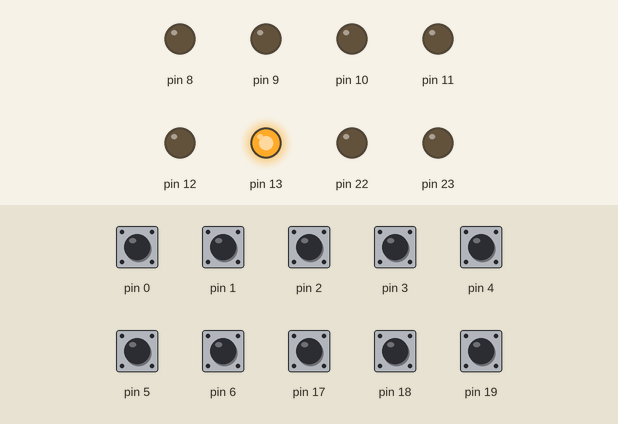
This program was run on a simulated Arduino Uno, built with avr-gcc and run on an emulated ATmega328P. Shown: output pins drawn as LEDs (lit = HIGH). The inputs (shaded band) are chosen by the test bench; at power-on: pin 0–6, pin 17–19 HIGH.

Above: at 0.8 s.
0.9 s: pin 0 pulled LOW for 0.15 s
At 2.1 s:
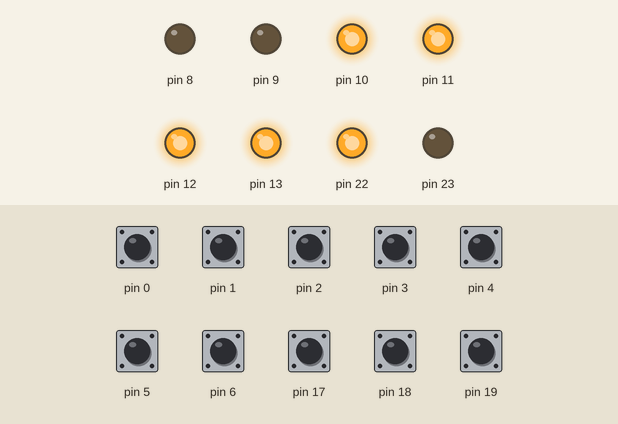
2.5 s: pin 1 pulled LOW for 0.15 s
At 3.3 s:
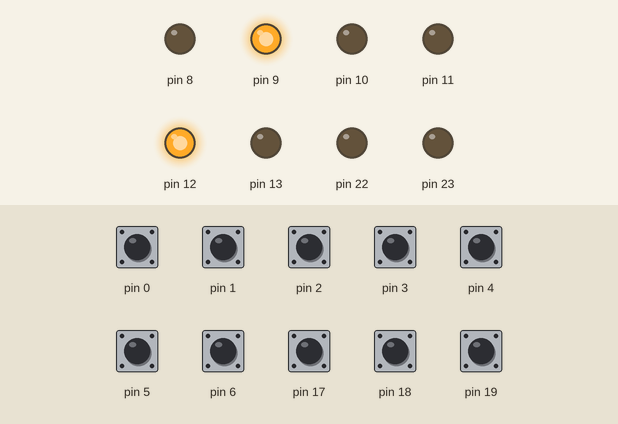
4.1 s: pin 2 pulled LOW for 0.15 s
At 4.6 s:
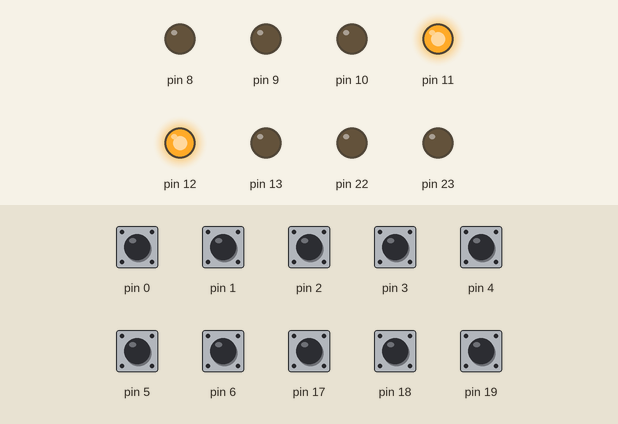
5.7 s: pin 3 pulled LOW for 0.15 s
At 6.9 s:
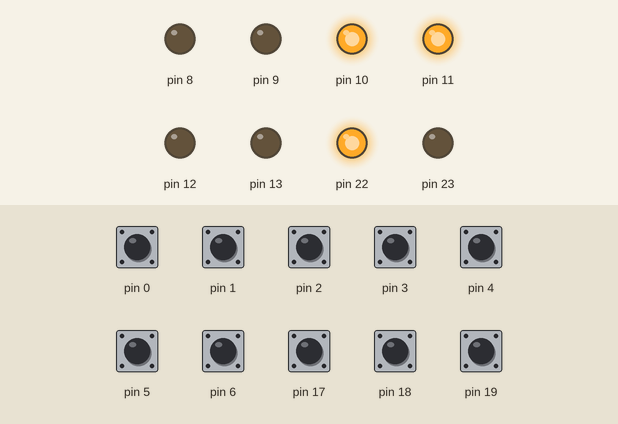
7.3 s: pin 4 pulled LOW for 0.15 s
At 8.2 s:
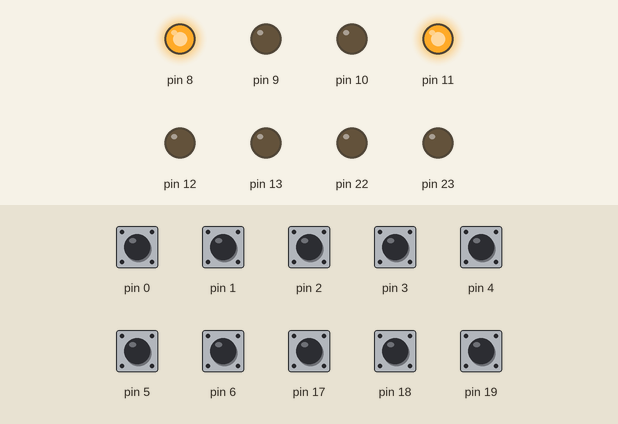
8.9 s: pin 5 pulled LOW for 0.15 s
At 9.4 s:
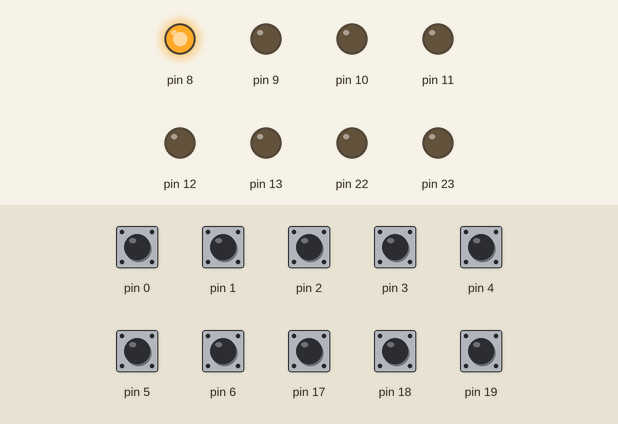
Timing chart, 0 to 11.5 s (numbered marks = the images above; inputs shaded):
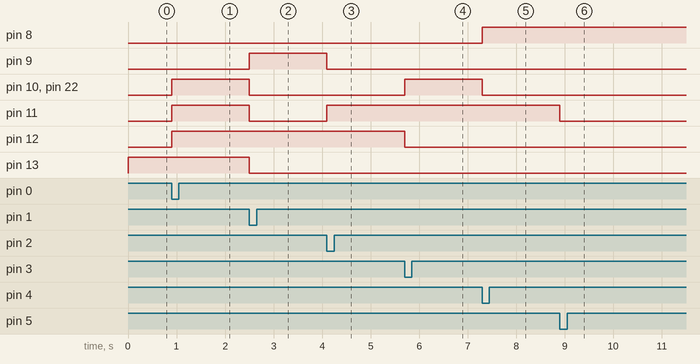

The program:

main.c
```c
#define F_CPU 8000000UL
#include <avr/io.h>
#include <util/delay.h>
int main(void)
{
	DDRD=0x0;
	PORTD=0xFF;
	DDRC=0x0;
	PORTC=0xFF;
	DDRB=0xFF;
	PORTB=0b00100000;
	while (1){
		if(~PIND & 0b00000001)
		{
			PORTB=0b01111100;
		}
		if(~PIND&0b00000010)
		{
			PORTB=0b00010010;
		}
		if(~PIND&0b00000100)
		{
			PORTB=0b00011000;
		}
		if(~PIND&0b00001000)
		{
			PORTB=0b01001100;
		}
		if(~PIND&0b00010000)
		{
			PORTB=0b00001001;
		}
		if(~PIND&0b00100000)
		{
			PORTB=0b00000001;
		}
		if(~PIND&0b01000000)
		{
			PORTB=0b00111100;
		}
		if(~PINC&0b00001000)
		{
			PORTB=0b00000000;
		}
		if(~PINC&0b00010000)
		{
			PORTB=0b00001000;
		}
		if(~PINC&0b00100000)
		{
			PORTB=0b00100000;
		}
	}
}
```

Measured:
- after the input at 0.9 s, pin 10–12, pin 22: LOW → HIGH at once
- after the input at 2.5 s, pin 9: LOW → HIGH at once; pin 10, pin 11, pin 13, pin 22: HIGH → LOW at once
- after the input at 4.1 s, pin 9: HIGH → LOW at once; pin 11: LOW → HIGH at once
- after the input at 5.7 s, pin 10, pin 22: LOW → HIGH at once; pin 12: HIGH → LOW at once
- after the input at 7.3 s, pin 8: LOW → HIGH at once; pin 10, pin 22: HIGH → LOW at once
- after the input at 8.9 s, pin 11: HIGH → LOW at once
